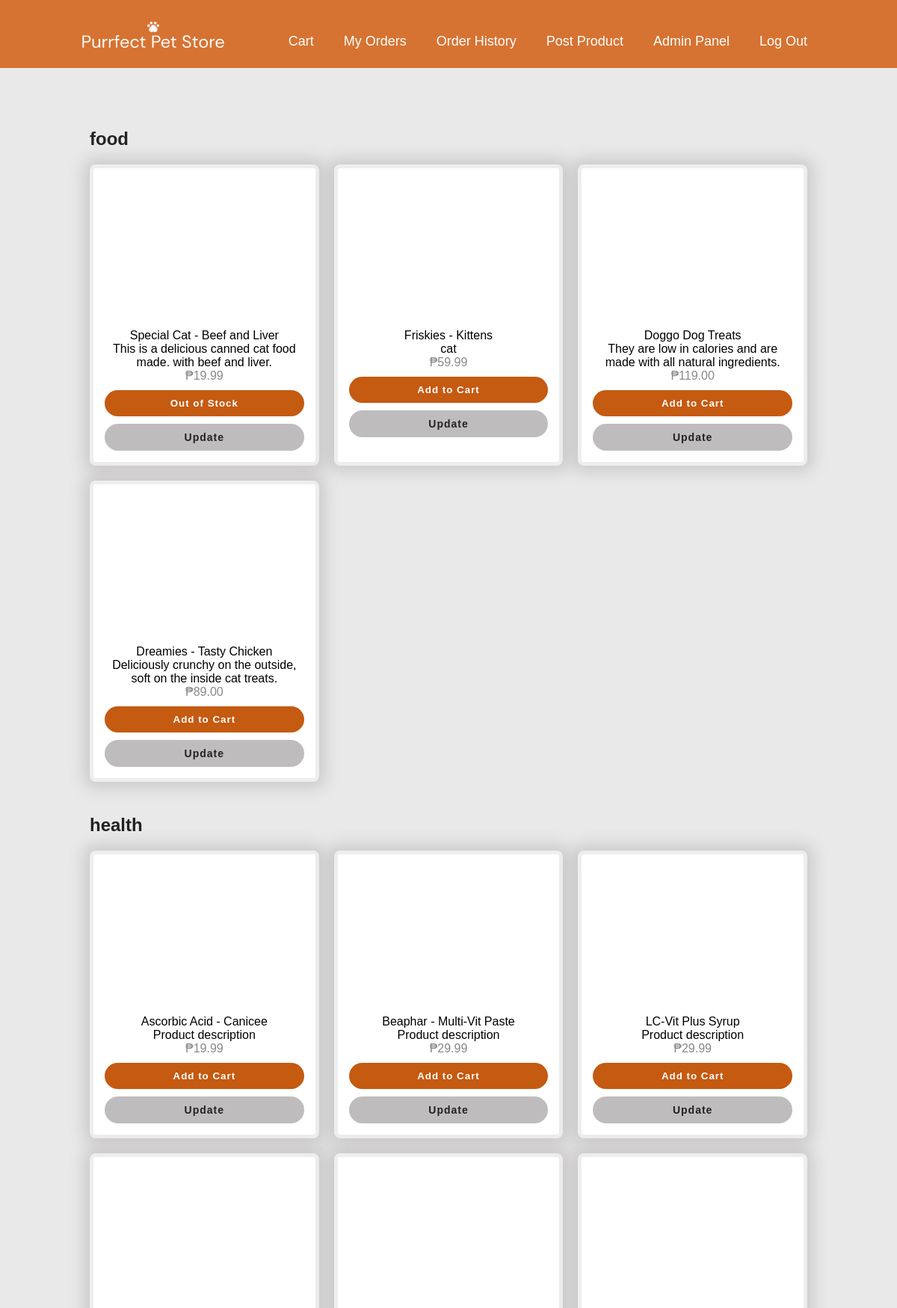
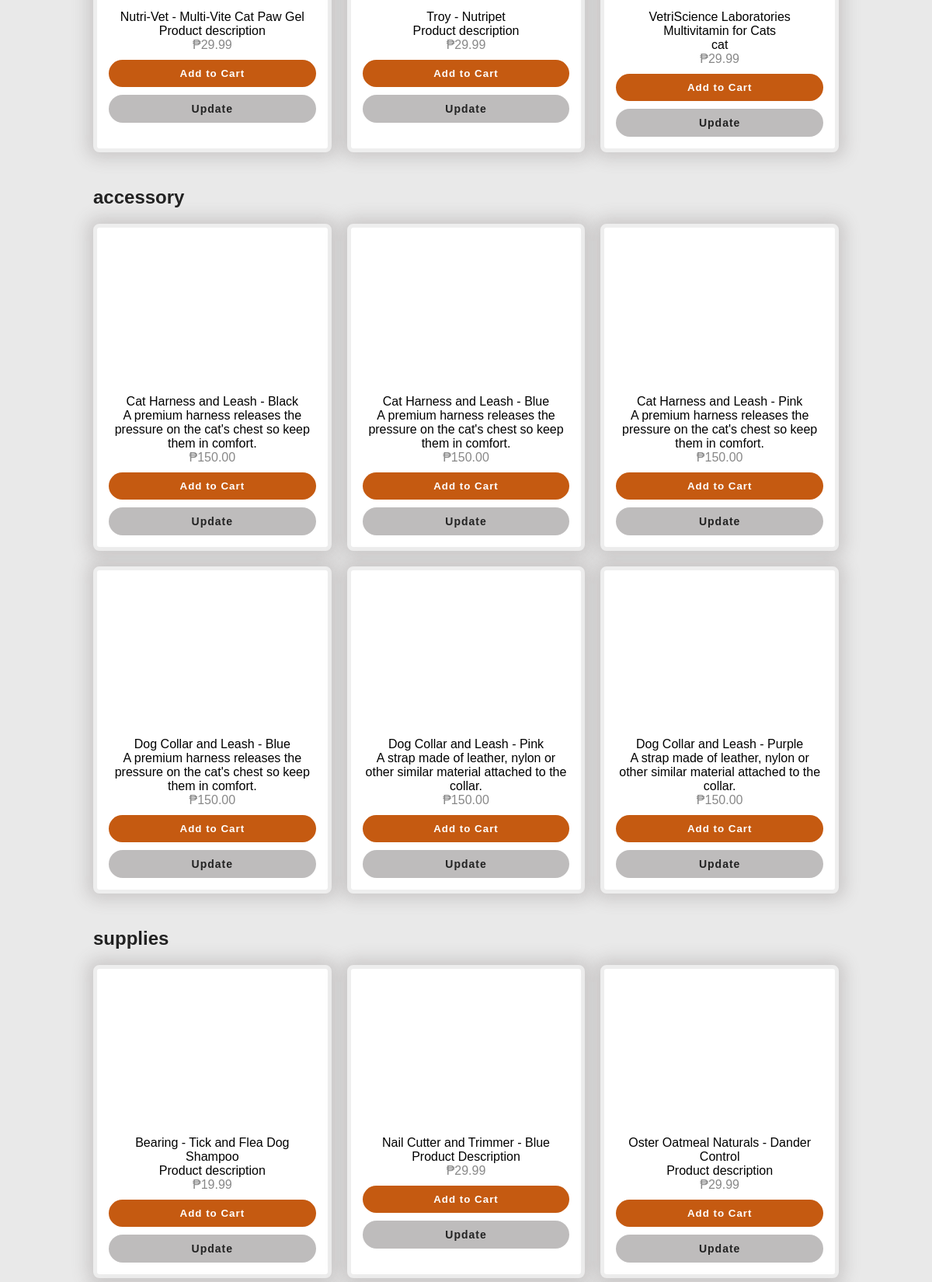
The page /products.php (signed in, upper part) on the database its author committed (2 pictures, top to bottom).
### tables this page shows
CREATE TABLE `stocks` (
  `stock_id` int NOT NULL AUTO_INCREMENT,
  `product_id` int NOT NULL,
  `quantity` int NOT NULL,
  `last_updated` timestamp NULL DEFAULT CURRENT_TIMESTAMP ON UPDATE CURRENT_TIMESTAMP,
  PRIMARY KEY (`stock_id`),
  KEY `fk_product_id_new` (`product_id`),
  CONSTRAINT `fk_product_id_new` FOREIGN KEY (`product_id`) REFERENCES `products` (`product_id`) ON DELETE CASCADE,
  CONSTRAINT `stocks_ibfk_1` FOREIGN KEY (`product_id`) REFERENCES `products` (`product_id`)
);

CREATE TABLE `products` (
  `product_id` int NOT NULL AUTO_INCREMENT,
  `image_url` varchar(255) NOT NULL,
  `product_name` varchar(70) NOT NULL,
  `product_desc` varchar(255) NOT NULL,
  `product_price` decimal(10,2) NOT NULL,
  `product_group` varchar(50) NOT NULL,
  PRIMARY KEY (`product_id`)
);

### products.php (the view, shortened to what this page needs)
<?php
include 'database.php';
$sql = "SELECT is_admin FROM users WHERE user_id = ?";
$stmt = $conn->prepare($sql);
$stmt->bind_param("i", $_SESSION['user_id']);
$stmt->execute();
$result = $stmt->get_result();
$admin = $result->fetch_assoc();
$sql = "SELECT products.*, stocks.quantity AS stock_quantity FROM products INNER JOIN stocks ON products.product_id = stocks.product_id";
$result = mysqli_query($conn, $sql);
$productsByGroup = [];
while ($row = mysqli_fetch_assoc($result)) {
    $productsByGroup[$row['product_group']][] = $row;
}
?>
<!DOCTYPE html>
<html>
<head>
    <link rel="stylesheet" href="style.css">
</head>
<body>
<section class="products">
    <header>
        <a href="home.php"><img src="images/Background/logo.png" class="logo"></a>
        <div class="nav-bar">
            <ul class="navigation">
                <?php if (isset($_SESSION['user_id'])): ?>
                    <li><a href="shoppingcart.php">Cart</a></li>
                    <li><a href="orderspage.php">My Orders</a></li>
                    <li><a href="orderhistory.php">Order History</a></li>
                    <?php if ($admin['is_admin'] == 1): ?>
                        <li><a href="postproduct.php">Post Product</a></li>
                        <li><a href="home.php">Admin Panel</a></li>
                    <?php else: ?>
                        <li><a href="home.php">Home</a></li>
                        <li><a href="products.php">Products</a></li>
                        <li><a href="settings.php">User Settings</a></li>
                    <?php endif; ?>
                <?php endif; ?>
                <li><a href="#" onclick="logoutAlert()">Log Out</a></li>
            </ul>
        </div>
    </header>
    <div class="category category-1">
        </div>
        <?php foreach ($productsByGroup as $group => $products): ?>
            <div class="header-title">
                <h1><?php echo htmlspecialchars($group); ?></h1>
            </div>
            <div class="grid-container">
                <?php foreach ($products as $product): ?>
                    <div class="product-card">
                        <div class="product-image" style="background-image: url('<?php echo $product['image_url']; ?>');"></div>
                        <div class="product-details">
                            <div class="product-name"><?php echo $product['product_name']; ?></div>
                            <div class="product-description"><?php echo $product['product_desc']; ?></div>
                            <div class="product-price">₱<?php echo $product['product_price']; ?></div>
                            <?php
                            if ($product['stock_quantity'] == 0) {
                                echo "<button class='add-to-cart' disabled>Out of Stock</button>";
                            } else {
                                echo "<button class='add-to-cart' onclick='addToCart({$product['product_id']}, \"{$product['product_name']}\", \"{$group}\", {$product['product_price']})'>Add to Cart</button>";
                            }
                            if (isset($admin) && $admin['is_admin'] == 1) {
                                echo '<a href="modifyproducts.php?product_id=' . htmlspecialchars($product['product_id']) . '" class="modify-product-btn">Update</a>';
                            }
                            ?>
                        </div>
                    </div>
                <?php endforeach; ?>
            </div>
        <?php endforeach; ?>
</section>
</body>
</html>

### style.css (style rules this page uses)
* { margin: 0; padding: 0; box-sizing: border-box; font-family: 'Poppins', sans-serif; }
section { position: relative; width: 100%; min-height: 100vh; padding: 100px; display: flex; justify-content: space-between; align-items: center; background-image: url('./images/Background/gen.png'); background-size: cover; background-position: center; }
header { position: absolute; top: 0; left: 0; width: 100%; padding: 40px 100px; display: flex; justify-content: space-between; align-items: center; }
header .logo { position: relative; max-width: 190px; bottom: 12px; left: 10px; z-index: 1; }
.nav-bar:before { background: #d67332; width: 100%; height: 75%; position: absolute; top: 0; left: 0; content: ""; }
header .navigation { position: relative; display: flex; top: -5px; }
header .navigation li { list-style: none; display: inline-block; margin: 10px 20px; position: relative; }
header .navigation li a { text-decoration: none; color: #fff; font-size: 18px; font-weight: 450; }
header .navigation li a:not(.auth-button)::after { content: ''; height: 3px; width: 0; background: white; position: absolute; left: 0; bottom: -10px; transition: 0.5s; }
.products { background-color: #e9e9e9; background-image: none; position:relative; width: 100%; }
.grid-container { display: grid; grid-template-columns: repeat(auto-fill, minmax(300px, 1fr)); gap: 20px; padding: 20px; margin-bottom: 1.5rem; }
.product-card { border: 5px solid #eee; border-radius: 8px; overflow: hidden; box-shadow: 0px 0px 20px 8px rgba(114 105 105 / 24%); background-color: white; text-align: center; cursor: pointer; -webkit-transition-duration: 0.3s; transition-duration: 0.3s; -webkit-transition-property: transform; transition-property: transform; }
.product-image { width: 100%; height: 200px; background-size: cover; background-position: center; }
.product-details { padding: 15px; }
.product-price { font-size: 1rem; color: #888; margin-bottom: 10px; }
.add-to-cart { background-color: #C55A11; color: #fff; border: none; padding: 10px 20px; border-radius: 40px; margin-bottom: 10px; letter-spacing: 1px; font-weight: 600; width: 100%; cursor: pointer; transition: background-color 0.3s ease; }
.modify-product-btn { display: inline-block; background-color: #bebcbc; color: #222; border: none; padding: 10px 20px; border-radius: 40px; letter-spacing: 1px; font-weight: 600; font-size: 14px; width: 100%; text-decoration: none; cursor: pointer; transition: background-color 0.3s ease; }
.products { display: inline-block; }
.category { padding-top: 4.5rem; }
h1 { color: #222; margin-left: 20px; }

### rows shown on the page
stocks: product.product_name "Special Cat - Beef and Liver", product.product_desc "This is a delicious canned cat food made. with beef and liver.", product.product_price "19.99", quantity "Out of Stock"
stocks: product.product_name "Friskies - Kittens", product.product_desc "cat", product.product_price "59.99"
stocks: product.product_name "Doggo Dog Treats", product.product_desc "They are low in calories and are made with all natural ingredients.", product.product_price "119.00"
stocks: product.product_name "Dreamies - Tasty Chicken", product.product_desc "Deliciously crunchy on the outside, soft on the inside cat treats.", product.product_price "89.00"
stocks: product.product_name "Ascorbic Acid - Canicee", product.product_desc "Product description", product.product_price "19.99"
stocks: product.product_name "Beaphar - Multi-Vit Paste", product.product_desc "Product description", product.product_price "29.99"
stocks: product.product_name "LC-Vit Plus Syrup", product.product_desc "Product description", product.product_price "29.99"
stocks: product.product_name "Nutri-Vet - Multi-Vite Cat Paw Gel", product.product_desc "Product description", product.product_price "29.99"
stocks: product.product_name "Troy - Nutripet", product.product_desc "Product description", product.product_price "29.99"
stocks: product.product_name "VetriScience Laboratories Multivitamin for Cats", product.product_desc "cat", product.product_price "29.99"
stocks: product.product_name "Cat Harness and Leash - Black", product.product_desc "A premium harness releases the pressure on the cat's chest so keep them in comfort.", product.product_price "150.00"
stocks: product.product_name "Cat Harness and Leash - Blue", product.product_desc "A premium harness releases the pressure on the cat's chest so keep them in comfort.", product.product_price "150.00"
stocks: product.product_name "Cat Harness and Leash - Pink", product.product_desc "A premium harness releases the pressure on the cat's chest so keep them in comfort.", product.product_price "150.00"
stocks: product.product_name "Dog Collar and Leash - Blue", product.product_desc "A premium harness releases the pressure on the cat's chest so keep them in comfort.", product.product_price "150.00"
stocks: product.product_name "Dog Collar and Leash - Pink", product.product_desc "A strap made of leather, nylon or other similar material attached to the collar.", product.product_price "150.00"
stocks: product.product_name "Dog Collar and Leash - Purple", product.product_desc "A strap made of leather, nylon or other similar material attached to the collar.", product.product_price "150.00"
stocks: product.product_name "Bearing - Tick and Flea Dog Shampoo", product.product_desc "Product description", product.product_price "19.99"
stocks: product.product_name "Nail Cutter and Trimmer - Blue", product.product_desc "Product Description", product.product_price "29.99"
stocks: product.product_name "Oster Oatmeal Naturals - Dander Control", product.product_desc "Product description", product.product_price "29.99"

### other values the page prints
$group "food"
$group "health"
$group "accessory"
$group "supplies"
